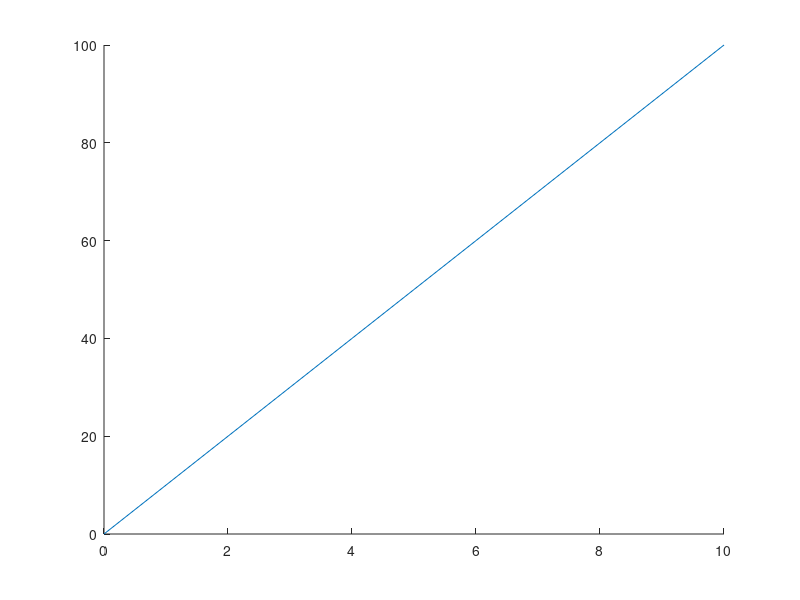

Reproduce this figure in MATLAB.
clc
clear all 
close all 

hold all
X=[0:1:10];
% create the plot/graph
plot(X,10*X);
% GET handle to current axes and move the plot axes to the bottom
% 
% ha =gca;
% uistack(ha,'bottom');
% % Creating a new axes for the logo on the current axes
% % To create the logo at the bottom left corner of the plot use 
% % the next two lines
% haPos = get(ha,'position');
% ha2=axes('position',[haPos(1:2), .1,.04,]);
% % To place the logo at the bottom left corner of the figure window
% % uncomment the line below and comment the above two lines
% % ha2=axes('position',[0, 0, .1,.04,]);
% % Adding a LOGO to the new axes
% 

% image(x)
% % Setting the colormap to the colormap of the imported logo image
% colormap (map)
% % Turn the handlevisibility off so that we don't inadvertently plot
% % into the axes again. Also, make the axes invisible
% set(ha2,'handlevisibility','off','visible','off')  ], x);